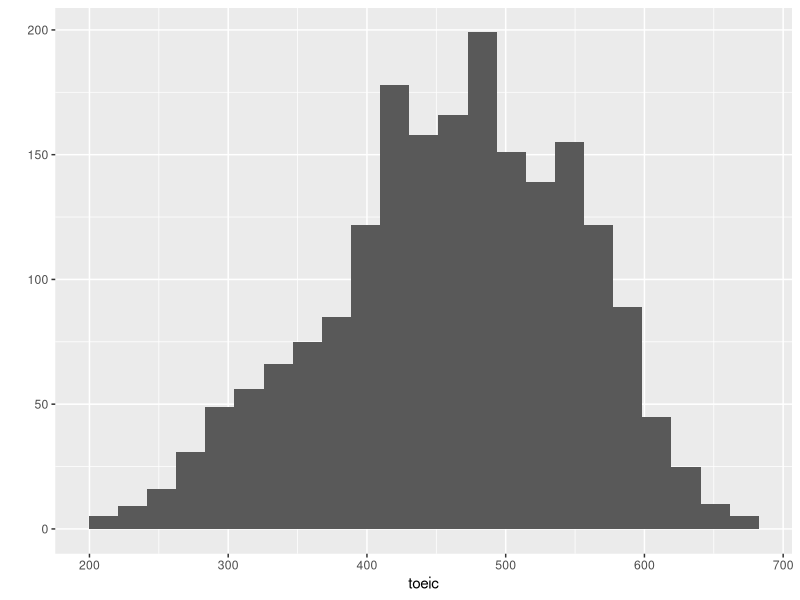
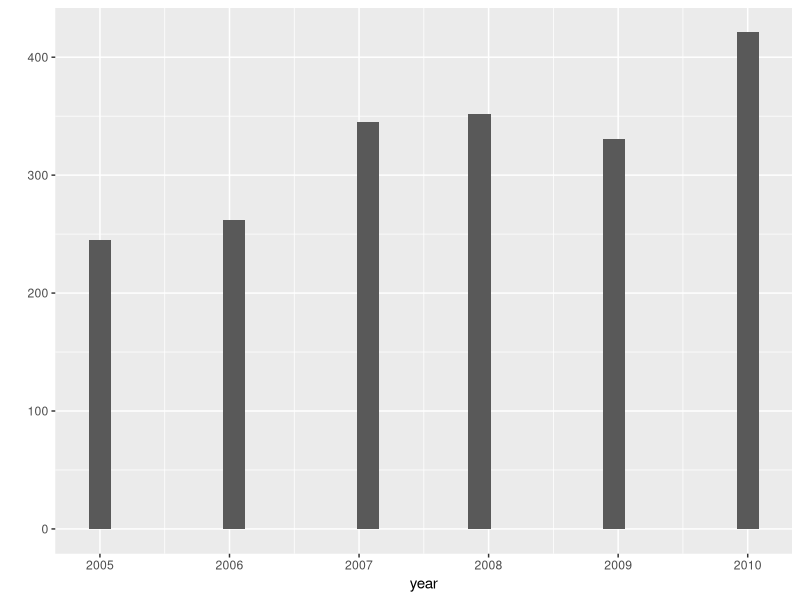
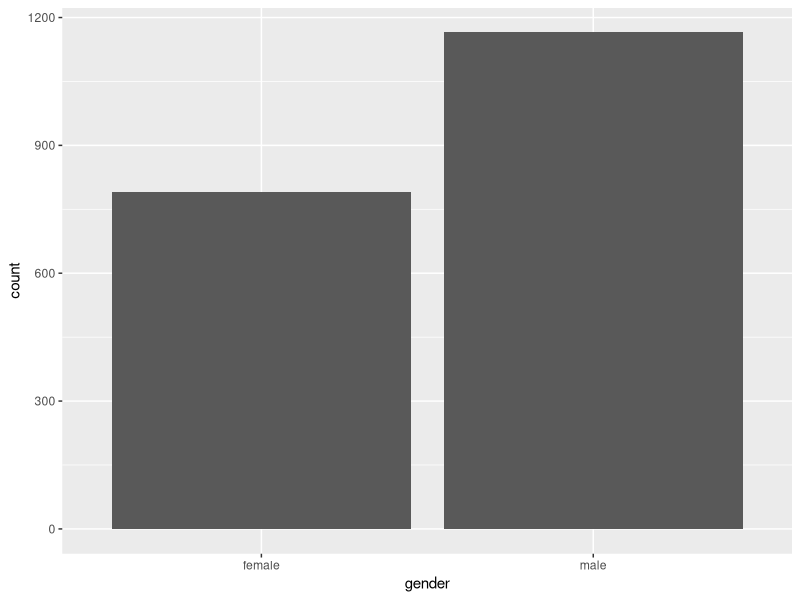
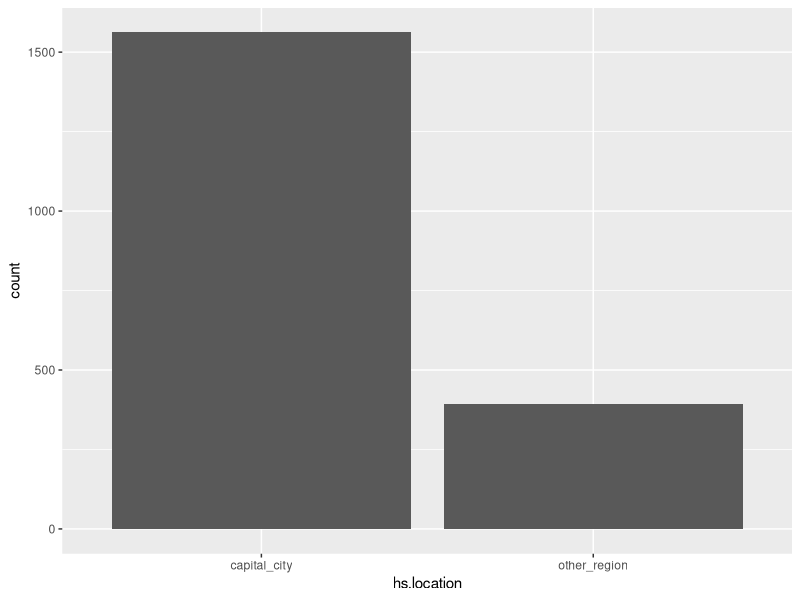
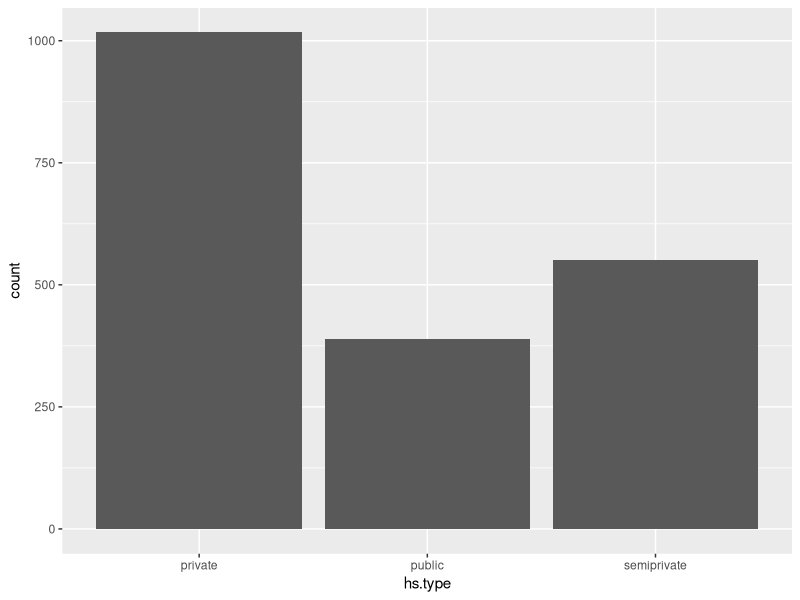
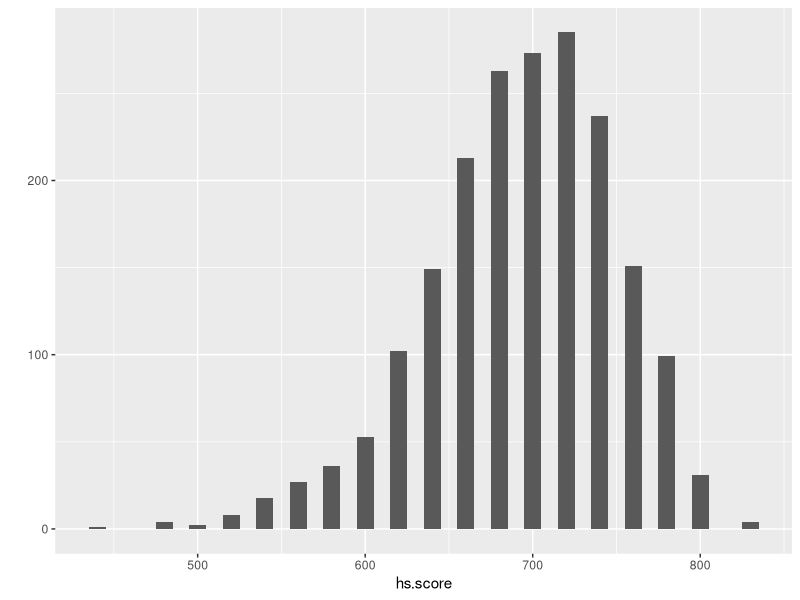
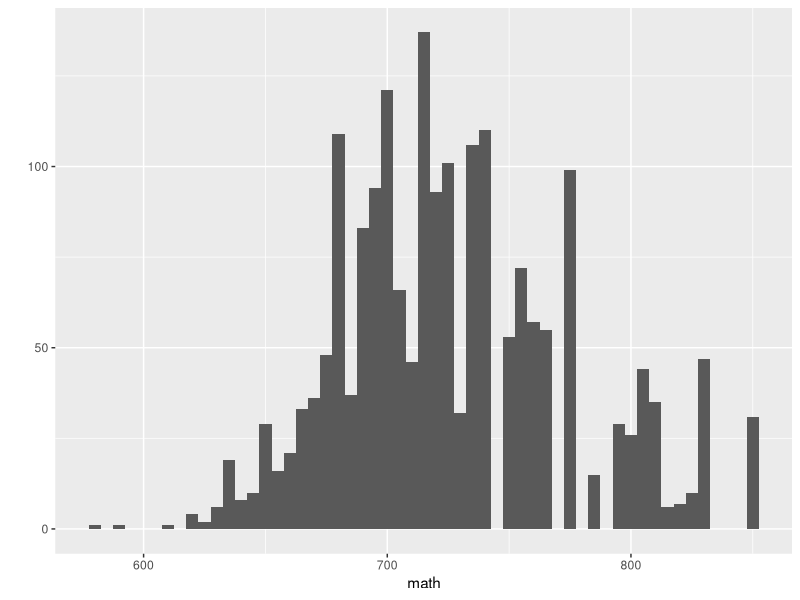
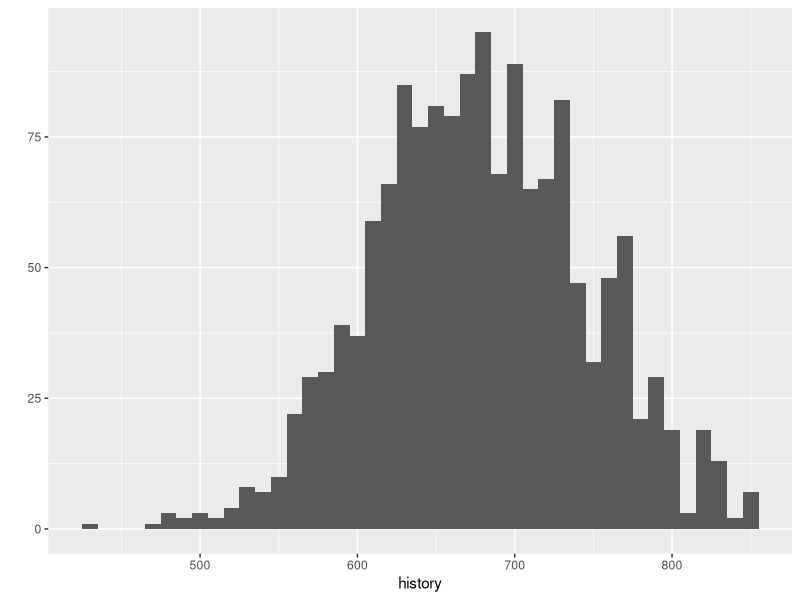

Source code (R) for these figures, in order:
## ---- chunk 1
#setwd("/Users/josearevalo/Desktop/DAND_Project")
# Import the libraries included in this file.
library(readr)
library(tidyr)
library(dplyr)
library(ggplot2)
library(GGally)
library(memisc)

# Load data
enrollments <- read.csv('enrollments.csv')

# Replace 0's for NA's for the variables "history" and "science"
enrollments$history[enrollments$history == 0] <- NA
enrollments$science[enrollments$science == 0] <- NA
## ---- chunk 2
# Get dataframe's dimensions
dim(enrollments)
## ---- chunk 3
# Show dataframe's structure
str(enrollments, give.attr=FALSE)
## ---- chunk 4
# Show statistical summaries of the variables
summary(enrollments)
## ---- chunk 5
# Create histogram and summaries for the variables
qplot(x=toeic, data=enrollments, geom = 'histogram', binwidth=21)
summary(enrollments$toeic)
## ---- chunk 6
qplot(x=year, data=enrollments, geom = 'histogram')
## ---- chunk 7
ggplot(aes(x=gender, y=..count..), data=enrollments) +
  geom_bar()
## ---- chunk 8
ggplot(aes(x=hs.location, y=..count..), data=enrollments) +
  geom_bar()

## ---- chunk 9
ggplot(aes(x=hs.type, y=..count..), data=enrollments) +
  geom_bar()
## ---- chunk 10
qplot(x=hs.score, data=enrollments, geom = 'histogram', binwidth=10)
## ---- chunk 11
qplot(x=math, data=enrollments, geom = 'histogram', binwidth=5)
summary(enrollments$math)
## ---- chunk 12
qplot(x=history, data = enrollments, geom = 'histogram', binwidth=10)
summary(enrollments$history)
## ---- chunk 13
qplot(x=science, data = enrollments, geom = 'histogram', binwidth=10) +
  scale_x_continuous(limits = c(400, 850))
summary(enrollments$science)
## ---- chunk 14
qplot(x=spanish, data = enrollments, geom = 'histogram', binwidth=5)
summary(enrollments$spanish)
## ---- chunk 15
# Create enrollment.score variable according to faculty's criteria:
# enrollment.score = math*0.5 + hs.score*0.2 + max(history,science)*0.2 + spanish*0.1
enrollments$enrollment.score <-
  enrollments$math * 0.5 + 
  enrollments$hs.score * 0.2 +
  pmax(ifelse(is.na(enrollments$history), 0, enrollments$history),
       ifelse(is.na(enrollments$science), 0, enrollments$science)) *0.2 +
  enrollments$spanish * 0.1

qplot(x=enrollment.score, data=enrollments, geom = 'histogram', binwidth = 5)

## ---- chunk 16
# Calculate correlation matrix for continuos variables
cols <- c("hs.score", "math", "history", "science", "spanish", "toeic", "enrollment.score")
res <- cor(enrollments[cols], use = "pairwise.complete.obs")
round(res, 2)

## ---- chunk 17
# Create function to improve plot's visualizations
lowerFn <- function(data, mapping, method = "lm", ...) {
  p <- ggplot(data = data, mapping = mapping) +
    geom_point(colour = "blue", alpha = 0.05) +
    geom_smooth(method = method, color = "red", ...)
  p
}
# Create ggpairs figure with continuos variables
ggp <- ggpairs(
  enrollments[, cols],
  upper = list(continuous = wrap("cor", size = 4)),
  lower = list(continuous = wrap(lowerFn, method = "lm")),
  diag = list(continuous = wrap("barDiag", colour = "blue"))
)
print(ggp, progress = F)

# Create ggpairs figure with categorical variables
cols2 <- c("toeic", "gender", "hs.type", "hs.location")
ggp2 <- ggpairs(
  enrollments[, cols2],
  upper = list(continuous = wrap("cor", size = 4)),
  lower = list(continuous = wrap(lowerFn, method = "lm")),
  diag = list(continuous = wrap("barDiag", colour = "blue"))
)
print(ggp2, progress = F)
## ---- chunk 18
# Create scatterplots to analyse pairs of variables
ggplot(aes(y=toeic, x=spanish), data=enrollments) +
  geom_point()
## ---- chunk 19
ggplot(aes(y=toeic, x=hs.score), data=enrollments) +
  geom_jitter(alpha=0.1, size=2)
## ---- chunk 20
ggplot(aes(y=toeic, x=history), data=enrollments) +
  geom_point(alpha=0.5, size=3)
## ---- chunk 21
ggplot(aes(y=toeic, x=enrollment.score), data=enrollments) +
  geom_point(alpha=0.2, size=3) +
  scale_x_continuous(limits = c(625,825)) +
  geom_smooth(method = lm)
## ---- chunk 22
ggplot(aes(y=math, x=hs.score), data=enrollments) +
  geom_point(alpha=0.07, size=3, position = 'jitter')
## ---- chunk 23
# Create boxplots and summaries to analyse pairs of variables
ggplot(aes(y=toeic, x=hs.location), data=enrollments) +
  geom_boxplot()

by(enrollments$toeic, enrollments$hs.location, summary)
## ---- chunk 24
ggplot(aes(y=toeic, x=hs.type), data=enrollments) +
  geom_boxplot()

by(enrollments$toeic, enrollments$hs.type, summary)

## ---- chunk 25
ggplot(aes(y=toeic, x=gender), data=enrollments) +
  geom_boxplot()

by(enrollments$toeic, enrollments$gender, summary)
## ---- chunk 26
# Create density plots to analyse mutiple variables
ggplot(aes(x=toeic/spanish, color=hs.type), data=enrollments) + 
  geom_density() +
  scale_color_brewer(palette="Set1")
## ---- chunk 27
ggplot(aes(x=toeic/spanish, color=gender), data=enrollments) + 
  geom_density() +
  scale_color_brewer(palette="Set2") +
  theme_dark()
## ---- chunk 28
ggplot(aes(x=toeic/spanish, color=hs.location), data=enrollments) + 
  geom_density() +
  scale_color_brewer(palette="Paired") +
  theme_dark()
## ---- chunk 29
# Create scatter plots to analyse mutiple variables
ggplot(aes(x=spanish, y=toeic, color=hs.type), data=enrollments) + 
  geom_point(position = 'jitter', size=1, alpha=1) +
  scale_x_continuous(limits = c(500, 850)) +
  scale_color_brewer(palette="Set1")
## ---- chunk 30
ggplot(aes(x=spanish, y=toeic, color=hs.type), data=enrollments) + 
  geom_point(position = 'jitter', size=1, alpha=1) +
  scale_x_continuous(limits = c(615, 825)) +
  scale_color_brewer(palette="Set1") +
  facet_wrap(~gender, ncol=1)
## ---- chunk 31
ggplot(aes(x=spanish, y=toeic, color=hs.type), data=enrollments) + 
  geom_point(position = 'jitter', size=1, alpha=1) +
  scale_x_continuous(limits = c(615, 825)) +
  scale_color_brewer(palette="Set1") +
  facet_wrap(~hs.location, ncol=1)
## ---- chunk 32
ggplot(aes(x=spanish, y=toeic, color=gender), data=enrollments) + 
  geom_point(position = 'jitter', alpha=1, size=1) +
  scale_x_continuous(limits = c(500, 850)) +
  scale_color_brewer(palette="Set2") +
  theme_dark()
## ---- chunk 33
ggplot(aes(x=spanish, y=toeic, color=gender), data=enrollments) + 
  geom_point(position = 'jitter', alpha=1, size=1) +
  scale_x_continuous(limits = c(615, 825)) +
  scale_color_brewer(palette="Set2") +
  theme_dark() +
  facet_wrap(~hs.type, ncol=1)
## ---- chunk 34
ggplot(aes(x=spanish, y=toeic, color=gender), data=enrollments) + 
  geom_point(position = 'jitter', alpha=1, size=1) +
  scale_x_continuous(limits = c(615, 825)) +
  scale_color_brewer(palette="Set2") +
  theme_dark() +
  facet_wrap(~hs.location, ncol=1)
## ---- chunk 35
ggplot(aes(x=spanish, y=toeic, color=hs.location), data=enrollments) + 
  geom_point(position = 'jitter', alpha=0.5, size=2) +
  scale_x_continuous(limits = c(500, 850)) +
  scale_color_brewer(palette="Paired") +
  theme_dark()
## ---- chunk 36
ggplot(aes(x=spanish, y=toeic, color=hs.location), data=enrollments) + 
  geom_point(position = 'jitter', alpha=1, size=1) +
  scale_x_continuous(limits = c(615, 825)) +
  scale_color_brewer(palette="Paired") +
  theme_dark() +
  facet_wrap(~hs.type, ncol=1)
## ---- chunk 37
ggplot(aes(x=spanish, y=toeic, color=hs.location), data=enrollments) + 
  geom_point(position = 'jitter', alpha=1, size=1) +
  scale_x_continuous(limits = c(615, 825)) +
  scale_color_brewer(palette="Paired") +
  theme_dark() +
  facet_wrap(~gender, ncol=1)
## ---- chunk 38
# Create variables corresponding to each different model
m1 <- lm(toeic ~ spanish, data = enrollments)
m2 <- update(m1, ~ . + hs.type)
m3 <- update(m2, ~ . + gender)
m4 <- update(m3, ~ . + enrollment.score)
m5 <- update(m4, ~ . + history)
m6 <- update(m5, ~ . + hs.location)

# Table the results for each model
mtable(m1, m2, m3, m4, m5, m6, sdigits = 3)
## ---- chunk 39
ggplot(aes(x=toeic), data=enrollments) +
  geom_histogram(binwidth = 21) +
  ggtitle("Enrollments' TOEIC results") +
  xlab("TOEIC results (points)") +
  ylab("Number of enrollments")


## ---- chunk 40
ggplot(aes(y=toeic, x=hs.type, fill=hs.type), data=enrollments) +
  geom_boxplot() +
  ggtitle("TOEIC results by High School Type") +
  xlab("High School Type") +
  ylab("TOEIC results (score)") +
  scale_fill_brewer(palette="Set1") +
  labs(fill="High School Type")

## ---- chunk 41
ggplot(aes(x=toeic/spanish, color=hs.type), data=enrollments) + 
  geom_density() +
  ggtitle("Density of TOEIC/Spanish ratio by High School Type") +
  xlab("TOEIC/Spanish ratio") +
  ylab("Density") +
  scale_color_brewer(palette="Set1") +
  labs(color="High School Type")
## ---- chunk 42
ggplot(aes(x=spanish, y=toeic, color=hs.type), data=enrollments) + 
  geom_point(position = 'jitter', size=1, alpha=1) +
  scale_x_continuous(limits = c(550, 825)) +
  scale_color_brewer(palette="Set1") +
  ggtitle("TOEIC score by Spanish level and High School Type") +
  labs(x="Spanish test (score)", y="TOEIC test (score)", color="High School Type")
  
